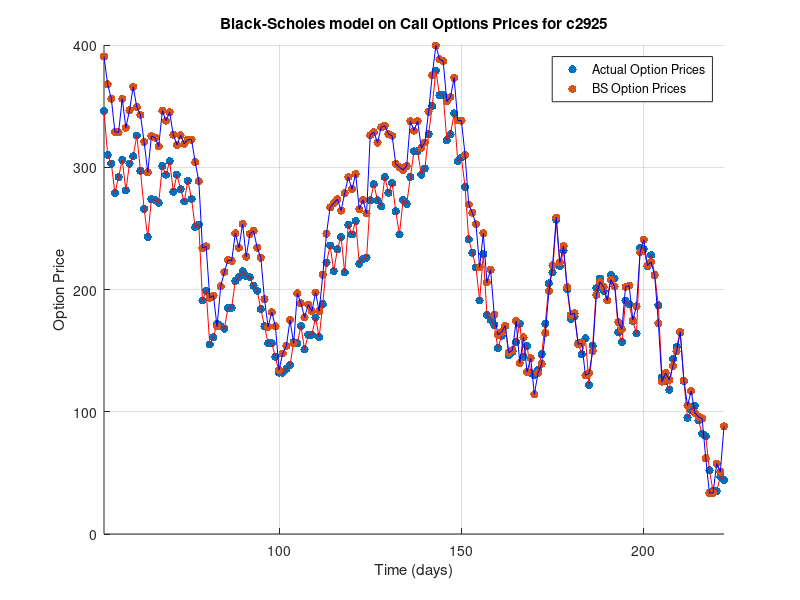

Recreate this plot in MATLAB.
% calculate volatility of stock
c2925 = csvread('./c2925.csv');

Strike = 2925;
Yield = 0.00;
Rate = 0.06;

counter = 1;

T = 11.1 / 12;

call_prices_estimate = [];

for i=52:222
    
    Price = c2925(i,3);
    Value = c2925(i,2);
    Time = T - T*(i / 222);

    ImpliedVolatility = blsimpv(Price,Strike,Rate,Time,Value);
    change_in_price = c2925(counter+1:i,3) - c2925(counter:i-1,3);
    change_in_price = std((change_in_price ./ c2925(counter:i-1,3)));
    
%     Volatility = change_in_price * sqrt((2.6 / 12))
    Volatility = change_in_price * sqrt(252);

    [Call] = blsprice(Price,Strike,Rate,Time,Volatility,Yield);
    call_prices_estimate(end+1) = Call;
    counter = counter + 1;
end

time = 52:1:222;
call_prices = c2925(52:end,2);

h1 = scatter(time,call_prices,'filled','r');
hold on
plot(time,call_prices,'r')
hold on
h3 = scatter(time, call_prices_estimate,'filled','b');
hold on
plot(time, call_prices_estimate,'b')

legend([h1 h3],{'Actual Option Prices','BS Option Prices'}); 
grid on
xlim([52 222])

title('Black-Scholes model on Call Options Prices for c2925')

xlabel('Time (days)') % x-axis label
ylabel('Option Price') % y-axis label

c1_mse = immse(call_prices, call_prices_estimate')
